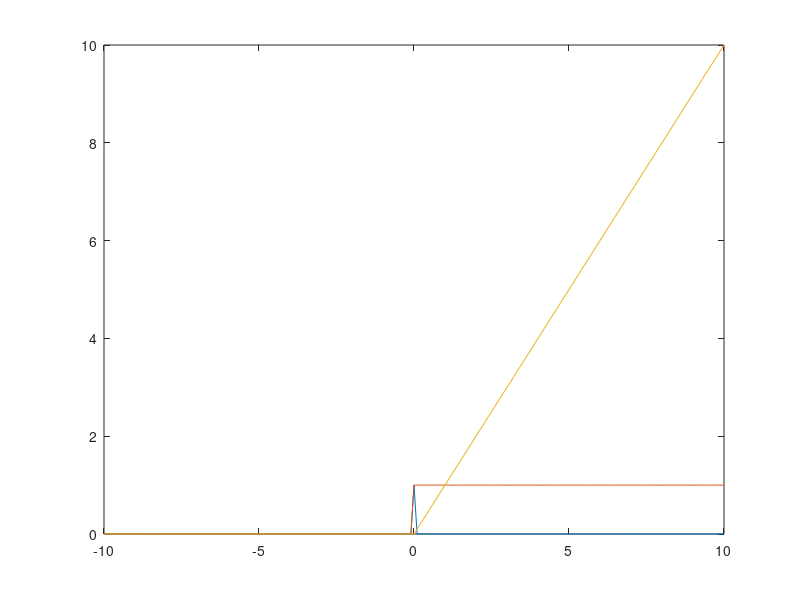
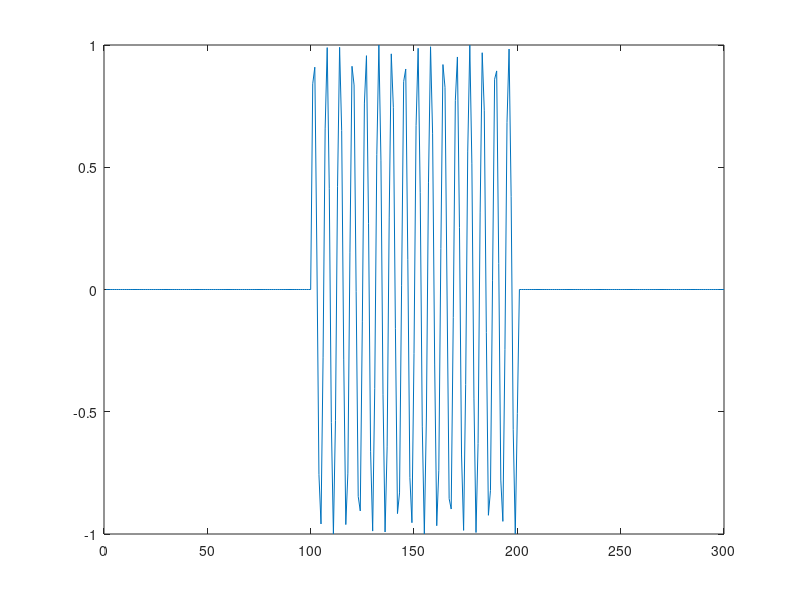
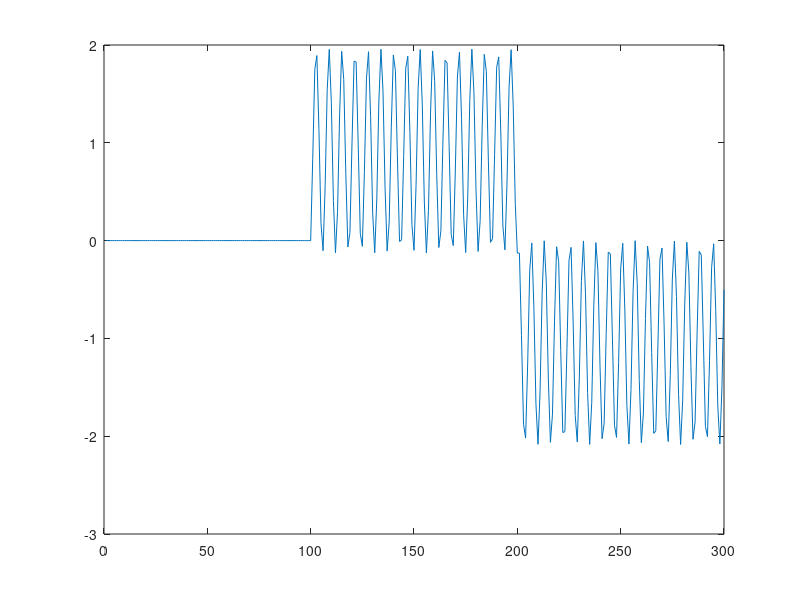
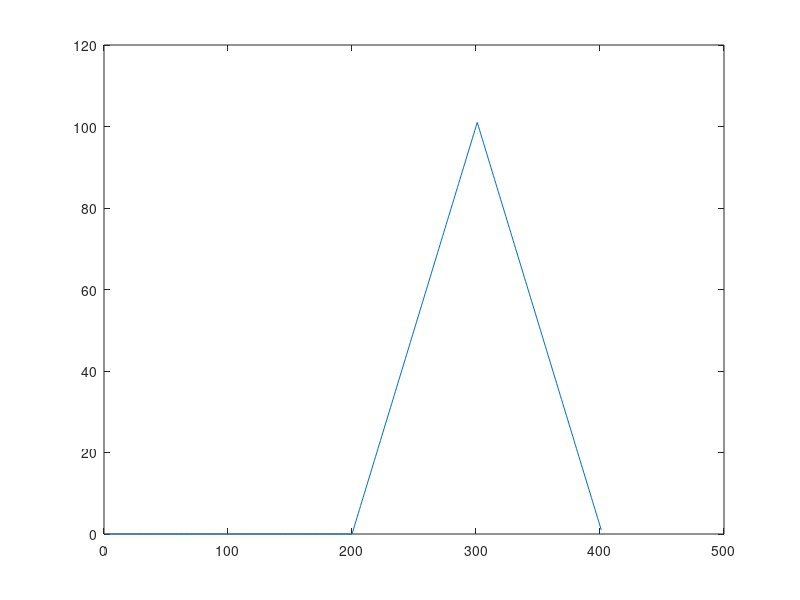

Write MATLAB code to recreate these figures, in order.
%basic signals graphs
t = (-10:0.1:10)';
x = (linspace(1,100,100))';
impulse = t == 0;
unit = t >= 0;
ramp = t.*unit;
figure;
plot(t,impulse)
hold on
plot(t,unit)
hold on
plot(t,ramp)
hold on
figure;
plot(conv(sin(x),impulse))
figure;
plot(conv(sin(x),unit))
figure;
plot(conv(unit,unit))



